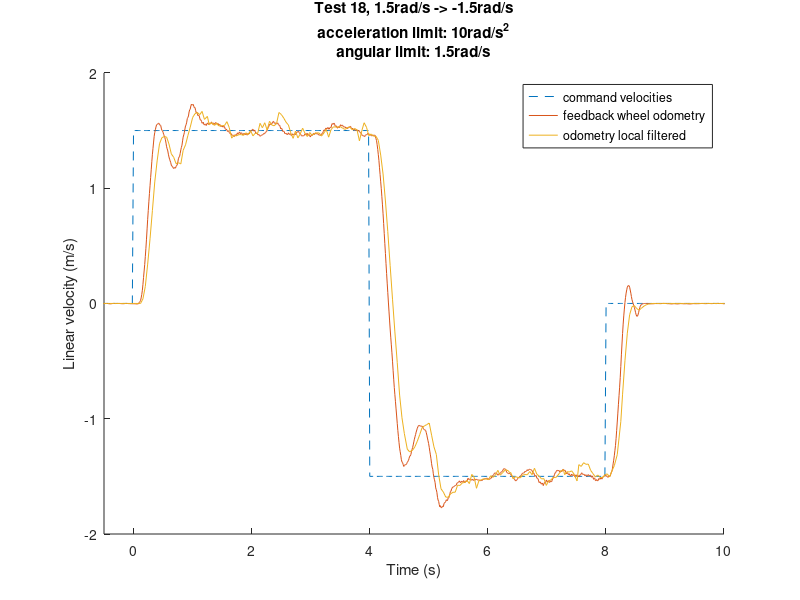

Write the MATLAB code that produced this figure.
clear all;
close all;
%%%%%%%%%%%%%%%%%%% Read command velocities %%%%%%%%%%%%%%%%%%%%%%%%%%%%%%%
cmd_vel = csvread('_slash_segway_slash_cmd_vel.csv',1,0);
% Data format is: rosbagTimestamp,linear,x,y,z,angular,x,y,z
cmd_time = cmd_vel(:,1)/10^9;
cmd_lin = cmd_vel(:,3);
cmd_ang = cmd_vel(:,9)*1.5;%since my angular velocity limit is 1.5rad/s
start_col = find(cmd_ang,1);% Find the first non-zero point
start_time = cmd_time(start_col);
cmd_time = cmd_time - start_time;
figure
hold on
plot(cmd_time,cmd_ang,'--');
%%%%%%%%%%%%%%%%%%% Read feedback_wheel_odometry %%%%%%%%%%%%%%%%%%%%%%%%%%%%%%%
% fid = fopen('wheel_odometry.csv','r');
% dlmread() and csvread() are designed to only expect numeric values, 
% So we need to delete all the non-numerics values.(Finish this step in sublime or other editers)

% Original data format is:
% rosbagTimestamp,header,seq,stamp,secs,nsecs,frame_id,child_frame_id,pose,
% pose,position,x,y,z,orientation,x,y,z,w,covariance,twist,twist,linear,x,y,z,
% angular,x,y,z,covariance

% After deleting non numeric values, data format is:
% rosbagTimestamp,seq,secs,nsecs,(position)x,(position)y,(position)z,(orientation)x,(orientation)y,(orientation)z,(orientation)w,
% covariance(36numbers),(linear)x,(linear)y,(linear)z,(angular)x,(angular)y,(angular)z,covariance(36numbers)

feedback_wheel_odometry = csvread('feedback_wheel_odometry.csv');
feedback_wheel_time = feedback_wheel_odometry(:,3) + feedback_wheel_odometry(:,4)/10^9;
feedback_wheel_time = feedback_wheel_time - start_time;
feedback_wheel_lin = feedback_wheel_odometry(:,48);
feedback_wheel_ang = feedback_wheel_odometry(:,53);
plot(feedback_wheel_time,feedback_wheel_ang);

%%%%%%%%%%%%%%%%%%% Read odometry_local_filtered %%%%%%%%%%%%%%%%%%%%%%%%%%%%%%%
odometry_local = csvread('odometry_local_filtered.csv');
odometry_local_time = odometry_local(:,3) + odometry_local(:,4)/10^9;
odometry_local_time = odometry_local_time - start_time;
odometry_local_lin = odometry_local(:,48);
odometry_local_ang = odometry_local(:,53);
plot(odometry_local_time,odometry_local_ang);
legend('command velocities','feedback wheel odometry','odometry local filtered','Location','best')
axis([-0.5 10 -2 2])
xlabel('Time (s)')
ylabel('Linear velocity (m/s)')
title({'Test 18, 1.5rad/s -> -1.5rad/s','acceleration limit: 10rad/s^2','angular limit: 1.5rad/s'})
